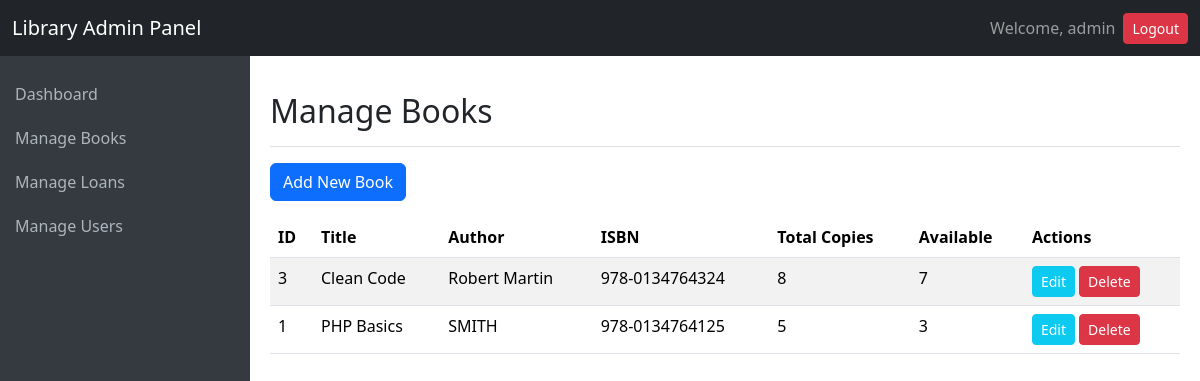
/admin/manage_books.php (signed in), run on the app's committed database.
### tables this page shows
CREATE TABLE `books` (
  `book_id` int(11) NOT NULL,
  `isbn` varchar(20) DEFAULT NULL,
  `title` varchar(255) NOT NULL,
  `author` varchar(255) DEFAULT NULL,
  `publication_year` year(4) DEFAULT NULL,
  `category` varchar(100) DEFAULT NULL,
  `total_copies` int(5) NOT NULL DEFAULT 1,
  `available_copies` int(5) NOT NULL DEFAULT 1
);

### admin/manage_books.php (the view, shortened to what this page needs)
<?php
$page_title = "Manage Books";
include 'layout_admin_top.php';
try {
    $stmt = $pdo->query("SELECT * FROM books ORDER BY book_id DESC");
    $books = $stmt->fetchAll();
} catch (PDOException $e) {
    $db_error = "Error fetching books: " . $e->getMessage();
    $books = [];
}
?>
<button type="button" class="btn btn-primary mb-3" data-bs-toggle="modal" data-bs-target="#addBookModal">
    Add New Book
</button>
<div class="table-responsive">
    <table class="table table-striped table-hover">
        <thead>
            <tr>
                <th>ID</th>
                <th>Title</th>
                <th>Author</th>
                <th>ISBN</th>
                <th>Total Copies</th>
                <th>Available</th>
                <th>Actions</th>
            </tr>
        </thead>
        <tbody>
            <?php foreach ($books as $book): ?>
            <tr>
                <td><?php echo htmlspecialchars($book['book_id']); ?></td>
                <td><?php echo htmlspecialchars($book['title']); ?></td>
                <td><?php echo htmlspecialchars($book['author']); ?></td>
                <td><?php echo htmlspecialchars($book['isbn']); ?></td>
                <td><?php echo htmlspecialchars($book['total_copies']); ?></td>
                <td><?php echo htmlspecialchars($book['available_copies']); ?></td>
                <td>
                    <button type="button" class="btn btn-sm btn-info text-white"
                            data-bs-toggle="modal"
                            data-bs-target="#editBookModal_<?php echo $book['book_id']; ?>">
                        Edit
                    </button>
                    <form method="POST" action="manage_books.php" style="display:inline;" onsubmit="return confirm('Are you sure you want to delete this book? This action cannot be undone.');">
                        <button type="submit" class="btn btn-sm btn-danger">Delete</button>
                    </form>
                </td>
            </tr>
            <?php endforeach; ?>
        </tbody>
    </table>
</div>
<?php
include 'layout_admin_bottom.php';
?>

### admin/layout_admin_top.php (shortened to what this page needs)
<!DOCTYPE html>
<html lang="en" dir="ltr">
<head>
    <link rel="stylesheet"
          href="https://cdn.jsdelivr.net/npm/bootstrap@5.3.3/dist/css/bootstrap.min.css">
</head>
<body>
<nav class="navbar navbar-expand-lg navbar-dark bg-dark fixed-top">
    <div class="container-fluid">
        <a class="navbar-brand me-auto" href="index.php">Library Admin Panel</a>
        <span class="navbar-text ms-auto me-2">
            Welcome, <?php echo $_SESSION['username']; ?>
        </span>
        <a class="btn btn-danger btn-sm" href="../logout.php">Logout</a>
    </div>
</nav>
<div class="sidebar">
    <ul class="nav flex-column mt-3">
        <li class="nav-item">
            <a class="nav-link <?php echo ($page_title == 'Dashboard' ? 'active' : ''); ?>" href="index.php">Dashboard</a>
        </li>
        <li class="nav-item">
            <a class="nav-link <?php echo ($page_title == 'Manage Books' ? 'active' : ''); ?>" href="manage_books.php">Manage Books</a>
        </li>
        <li class="nav-item">
            <a class="nav-link <?php echo ($page_title == 'Manage Loans' ? 'active' : ''); ?>" href="manage_loans.php">Manage Loans</a>
        </li>
        <li class="nav-item">
            <a class="nav-link <?php echo ($page_title == 'Manage Users' ? 'active' : ''); ?>" href="manage_users.php">Manage Users</a>
        </li>
    </ul>
</div>
<div class="main-content-wrapper">
    <div class="content">
        <div class="d-flex justify-content-between flex-wrap flex-md-nowrap align-items-center pt-3 pb-2 mb-3 border-bottom">
            <h1 class="h2"><?php echo $page_title ?? 'Dashboard'; ?></h1>
        </div>

### admin/layout_admin_bottom.php (shortened to what this page needs)
    </div> <script src="https://cdn.jsdelivr.net/npm/bootstrap@5.3.3/dist/js/bootstrap.bundle.min.js"></script>
</body>
</html>

### admin/layout_admin_top.php (style rules this page uses)
.main-content-wrapper { padding-top: 56px; }
.sidebar { position: fixed; top: 0; left: 0; height: 100vh; width: 250px; padding-top: 56px; background-color: #343a40; color: #f8f9fa; }
.content { margin-left: 250px; padding: 20px; }
.sidebar a { color: #adb5bd; padding: 10px 15px; display: block; text-decoration: none; }

### data on the page
books: book_id "3", title "Clean Code", author "Robert Martin", isbn "978-0134764324", total_copies "8", available_copies "7"
books: book_id "1", title "PHP Basics", author "SMITH", isbn "978-0134764125", total_copies "5", available_copies "3"

### other printed values
$_SESSION['username'] "admin"
$page_title "Manage Books"
